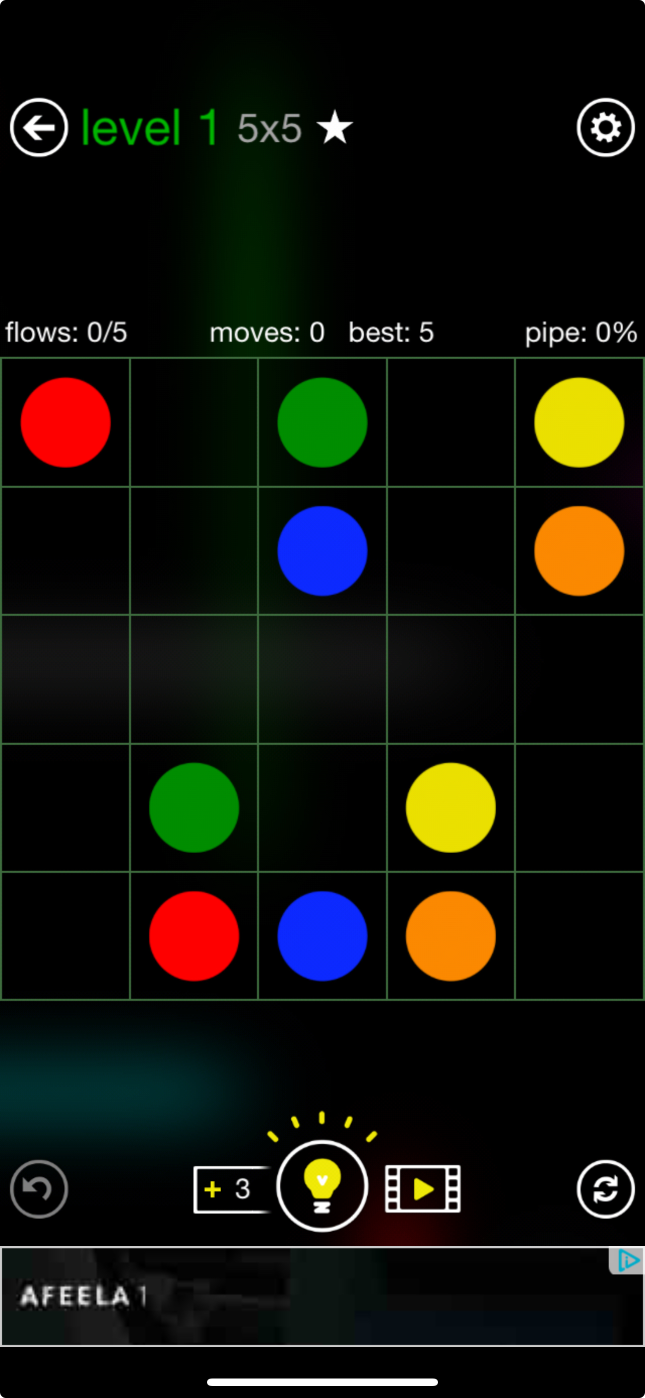
#> input picture puzzles/5x5board.jpeg, 1290 x 2796 px (shown at 1/2 size)
$ python -i pixel_grid_extraction.py   (imports and definitions only)
#> lines starting #> are read from the running program, lines starting #| are printed output that depends on the picture
#> further down, picture is the input picture: shape (2796, 1290, 3); mean B, G, R 12, 18.9, 18.3
import cv2
import numpy as np
from sklearn.cluster import KMeans
import random
from collections import deque
from itertools import permutations

# Remove near-duplicate lines with a stricter margin
# [6 lines left out: function remove_close_lines, not called in this run]

def crop_parameters(image, bottom_limit_px=570):
#> called with bottom_limit_px = 570
    image_h = image.shape[0]
#> image_h = 2796

    # Scan for content "start" near top 20%
    scan_top = int(0.1 * image_h)
#> scan_top = 279
    scan_bottom = int(0.5 * image_h)
#> scan_bottom = 1398
    gray = cv2.cvtColor(image[scan_top:scan_bottom], cv2.COLOR_BGR2GRAY)
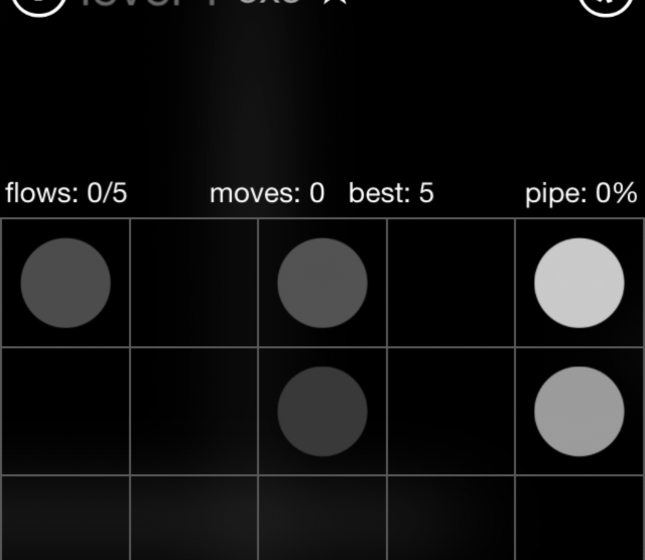
#> gray: shape (1119, 1290) (shown at 1/2 size); min 0, max 255, mean 17.8
    blurred = cv2.GaussianBlur(gray, (5, 5), 0)
    edges = cv2.Canny(blurred, 50, 150)
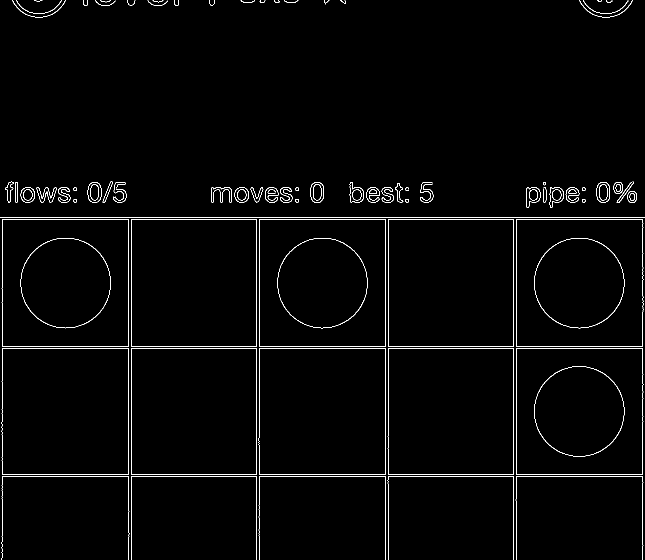
#> edges: shape (1119, 1290) (shown at 1/2 size); 1.6% white in thin lines or dots
    lines = cv2.HoughLinesP(edges, 1, np.pi / 180, threshold=100, minLineLength=100, maxLineGap=10)
#> lines = 27 rows, first 6: [0, 434, 1289, 434], [4, 948, 1285, 948], [4, 692, 1285, 692], [5, 438, 1283, 438], [6, 952, 1283, 952], [5, 696, 1283, 696]

    # Get top-most y for cropping
    if lines is not None:
        y_coords = []
        for line in lines:
            x1, y1, x2, y2 = line[0]
            y_coords.extend([y1, y2])
#> this loop made 27 passes
#> (x1, y1, x2, y2) on passes 1 to 12: (0, 434, 1289, 434), (4, 948, 1285, 948), (4, 692, 1285, 692), (5, 438, 1283, 438), (6, 952, 1283, 952), (5, 696, 1283, 696), (776, 1118, 776, 439), (771, 1118, 771, 439), (1027, 1118, 1027, 439), (513, 1118, 513, 439), (262, 1118, 262, 439), (257, 1118, 257, 439)
#> after the loop, y_coords = 54 values, max 1118 at index 12, min 378 at index 53, mean 600.6
        y_top = min(y_coords) + scan_top
#> y_top = 657
    else:
        y_top = scan_top

    # Force bottom limit
    y_bottom = min(image_h, bottom_limit_px)
#> y_bottom = 570

    # Normalize as fraction
    x_crop = y_top / image_h
#> x_crop = 0.235
    y_crop = y_bottom / image_h
#> y_crop = 0.204

    return x_crop, y_crop

# [33 lines left out: function extract_grid_size, not called in this run]

def fixColor(image):
    return(cv2.cvtColor(image, cv2.COLOR_BGR2RGB))

# [121 lines left out: functions get_dominant_color, scrape, extract_pixel_coords, colorsdict, board_matrix, board_matrix_string and 1 more, not called in this run]

>>> import cv2
>>> picture = cv2.imread('puzzles/5x5board.jpeg')
>>> result = crop_parameters(picture)
#> result = (0.235, 0.204)

$ run again, on puzzles/9x9board.jpeg
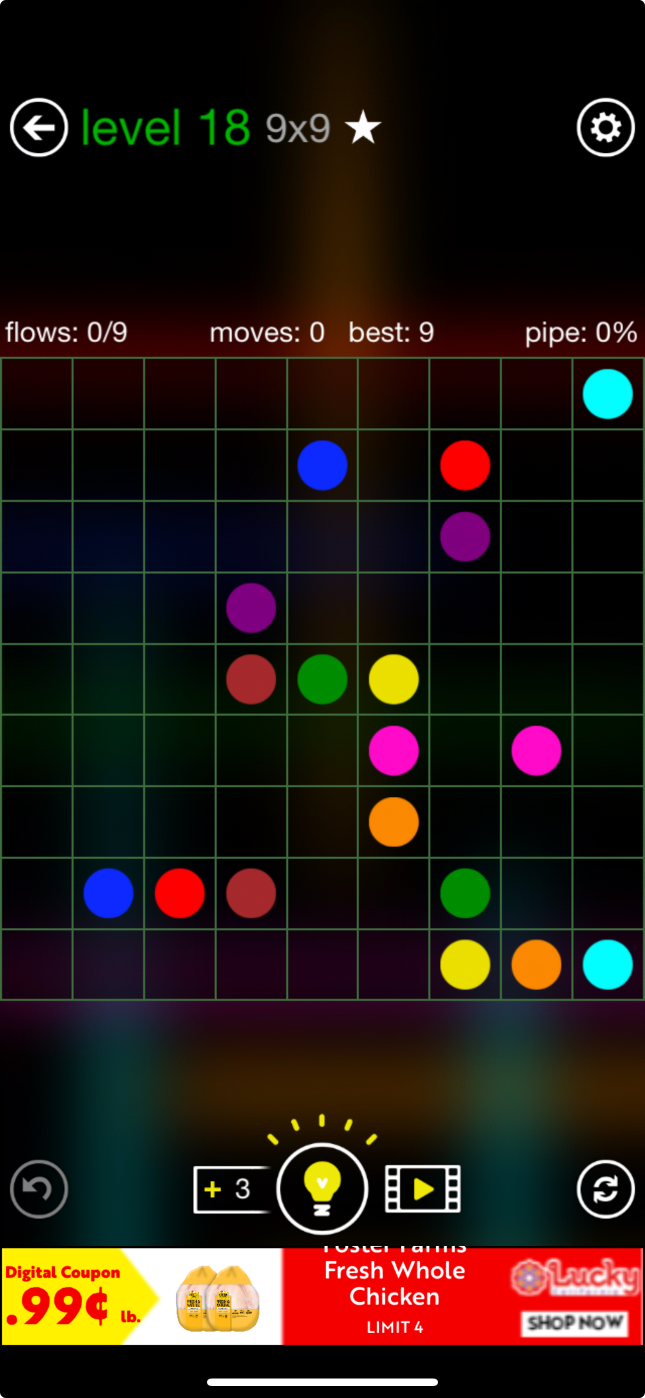
#> input picture puzzles/9x9board.jpeg, 1290 x 2796 px (shown at 1/2 size)
#> picture is the input picture: shape (2796, 1290, 3); mean B, G, R 20.2, 26.6, 38.3
#> in crop_parameters, `gray = cv2.cvtColor(image[scan_top:scan_bottom], cv2.COLOR_BGR2GRAY)`:
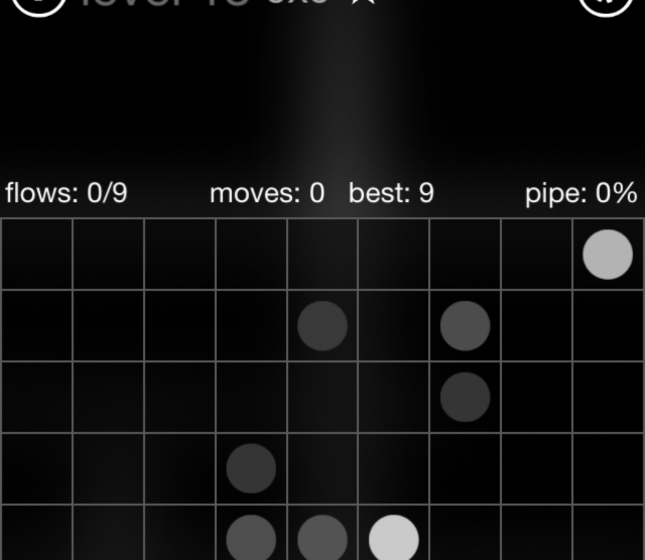
#> gray: shape (1119, 1290) (shown at 1/2 size); min 0, max 255, mean 16
#> in crop_parameters, `edges = cv2.Canny(blurred, 50, 150)`:
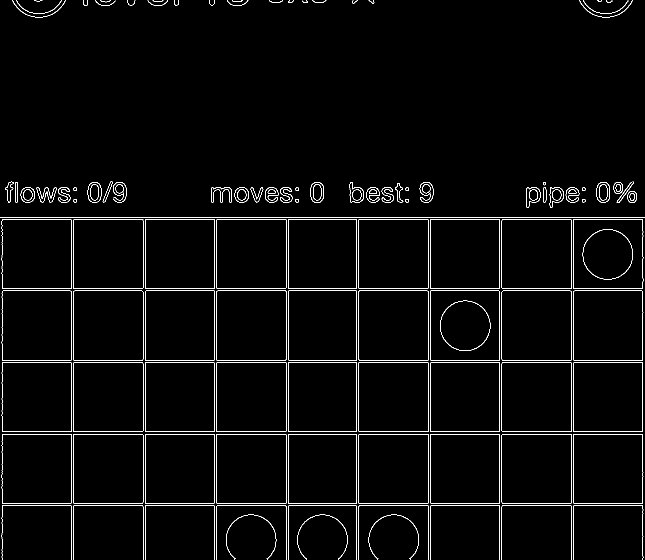
#> edges: shape (1119, 1290) (shown at 1/2 size); 2.2% white in thin lines or dots
#> lines = 39 rows, first 6: [6, 581, 1283, 581], [4, 868, 1285, 868], [5, 438, 1284, 438], [4, 720, 1285, 720], [7, 1007, 1282, 1007], [4, 1011, 1285, 1011]
#> the loop in crop_parameters, `for line in lines:` made 39 passes
#> after the loop in crop_parameters, `for line in lines:`: y_coords = 78 values, max 1118 at index 20, min 378 at index 75, mean 662.5
#> y_top = 657
#> x_crop = 0.235
#> result = (0.235, 0.204)
